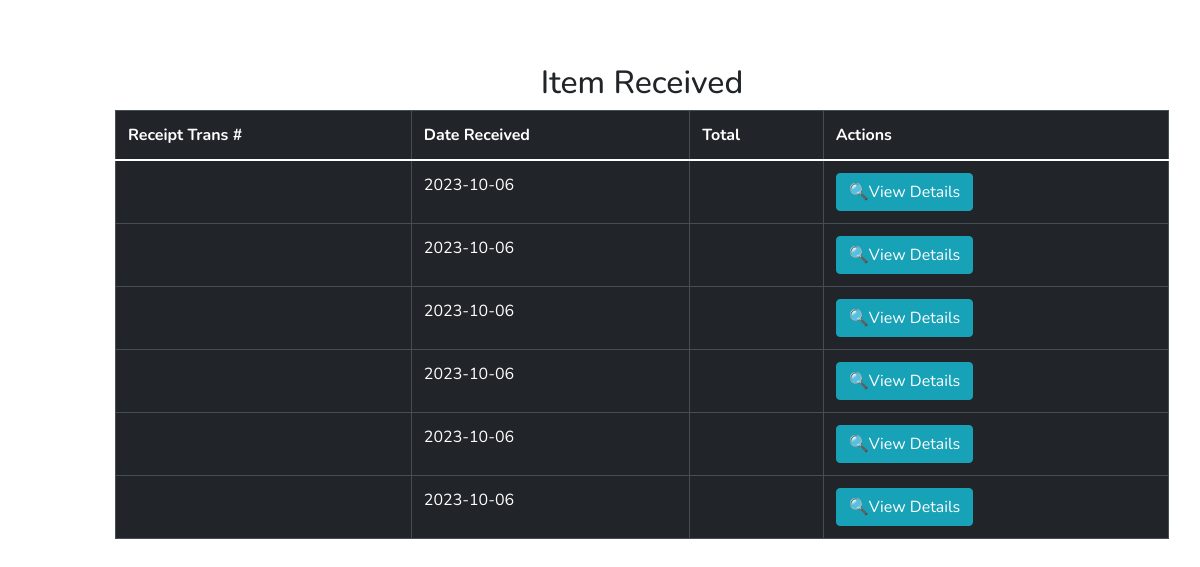
Page /pages/user/user_rdu_view_deliver_received.php on the committed database.
### tables this page shows
CREATE TABLE `deliver_received` (
  `post_trans_number` int(11) NOT NULL,
  `item_name` varchar(255) NOT NULL,
  `item_qty` int(11) NOT NULL,
  `expiry_date` date NOT NULL,
  `date_received` date NOT NULL,
  `vendor_name` varchar(255) NOT NULL
);

### pages/user/user_rdu_view_deliver_received.php (the view, shortened to what this page needs)
<!DOCTYPE html>
<html lang="en">
<head>
    <?php include "user_ham.php";?>
    <?php
$data= "SELECT * FROM deliver_received";
$result = mysqli_query($conn, $data);
if(mysqli_num_rows($result)> 0){
    echo"<h2><center>Item Received</center></h2>
    <section class='intro'>
        <div class='gradient-custom-2 h-100'>
            <div class='mask d-flex align-items-center h-100'>
                <div class='container'>
                    <div class='row justify-content-center'>
                        <div class='col-12'>
                            <div class='table-responsive'>
                                <table class='table table-dark table-bordered mb-0'>
                                    <thead>
                                        <tr>
                                            <th scope ='col'>Receipt Trans #</th>
                                            <th scope='col' >Date Received</th>
                                            <th scope='col'>Total</th>
                                            <th scope='col'>Actions</th>
                                        </tr>
                                    </thead>
                                    <tbody>";
    while($row=mysqli_fetch_assoc($result)){
        $receipt_trans_number=$row['receipt_trans_number'];
        $date_received=$row['date_received'];
        $total=$row['total'];
        echo "<tr>";
                                            echo"<td class ='id'>". $receipt_trans_number."</td>";
                                            echo "<td class = 'date'>".$date_received."</td>";
                                            echo "<td  class ='total'>" . $total . "</td>";
                                            echo"<td><a href='#'class='btn btn-info view_details'>🔍View Details</a></td>";
                                            echo "</tr>";
    }
    echo"</tbody>
                                </table>
                            </div>
                        </div>
                    </div>
                </div>
            </div>
        </div>
    </section>
    <br/>
        ";
}else{
    echo"Database is EMPTY";
}
?>
    <br/>
</body>
</html>

### pages/user/user_ham.php (style rules this page uses)
:root { --header-height: 3rem;--nav-width: 68px;--first-color: #4723D9;--first-color-light: #AFA5D9;--white-color: #F7F6FB;--body-font: 'Nunito', sans-serif;--normal-font-size: 1rem;--z-fixed: 100 }
*,::before,::after { box-sizing: border-box }
a { text-decoration: none }

### rows in the picture
deliver_received: date_received "2023-10-06"
deliver_received: date_received "2023-10-06"
deliver_received: date_received "2023-10-06"
deliver_received: date_received "2023-10-06"
deliver_received: date_received "2023-10-06"
deliver_received: date_received "2023-10-06"
